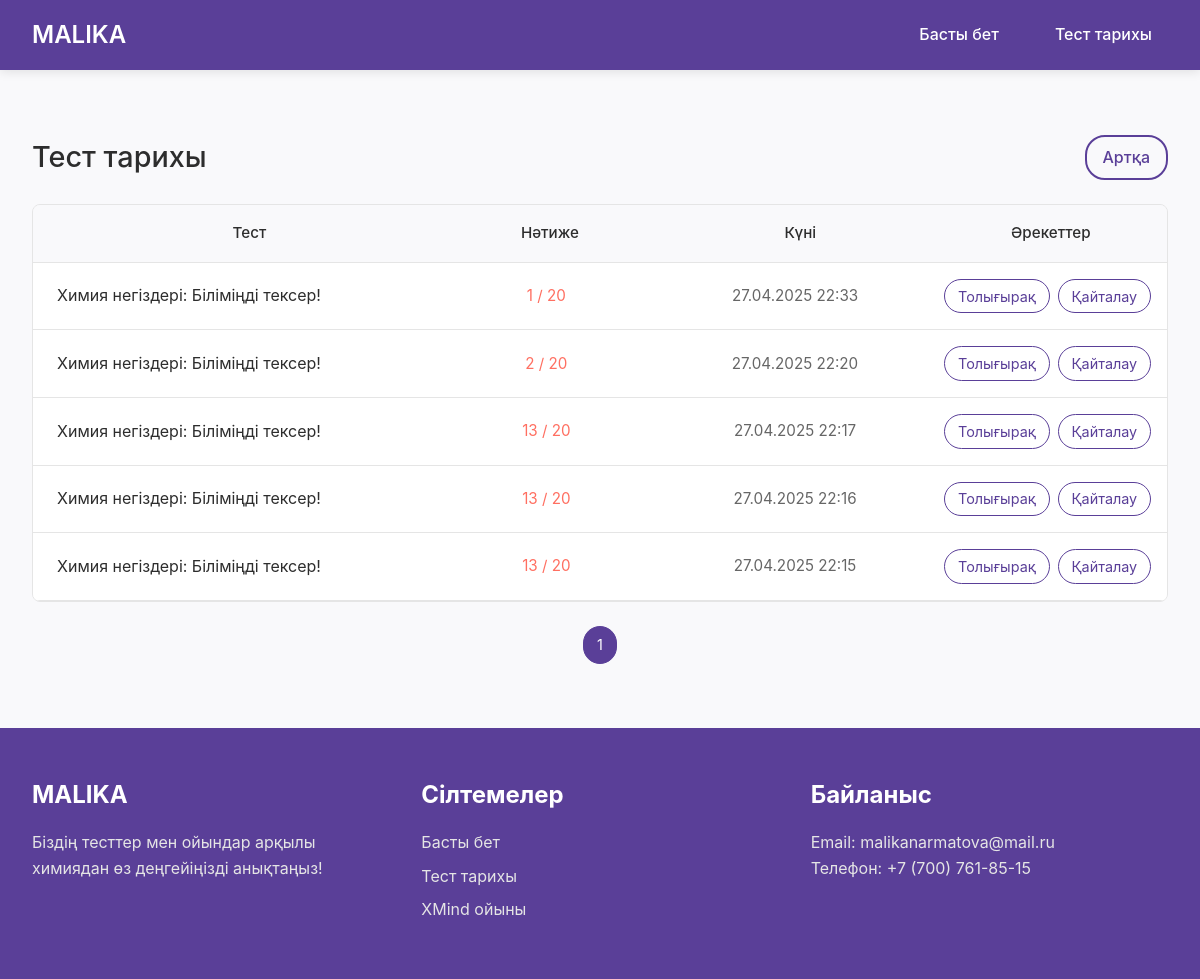
The page /history/ (signed in) on the database as committed earlier.
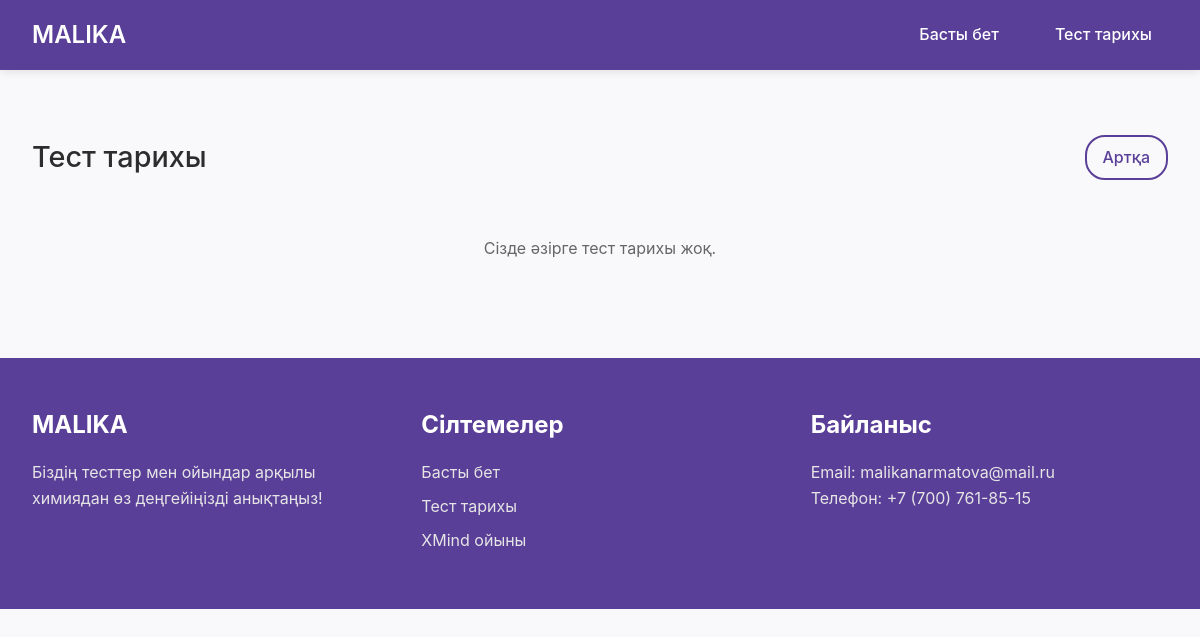
The same page on the database as committed later.
### main/models.py (models this page shows, shortened)
class History(models.Model):
    user = models.ForeignKey(User, on_delete=models.CASCADE)
    subject = models.ForeignKey(Subject, on_delete=models.CASCADE, blank=True, null=True)
    total = models.IntegerField(default=0)
    score = models.IntegerField(default=0)
    created_at = models.DateTimeField(auto_now_add=True)

class Subject(models.Model):
    name = models.CharField(max_length=200)

### main/views.py (the view)
# urls.py: path('history/', views.history, name='history'),
def history(request):
    history = History.objects.filter(user=request.user).order_by('-created_at')
    paginator = Paginator(history, 5)  # Пагинация: 5 записей на страницу
    page_number = request.GET.get('page')
    page_obj = paginator.get_page(page_number)
    return render(request, 'history.html', {'page_obj': page_obj})

### main/templates/history.html (shortened to what this page needs)
{% extends 'base.html' %}
{% block content %}
<section class="history-section">
    <div class="history-header">
        <h2>Тест тарихы</h2>
        <a href="{% url 'tests' %}" class="back-btn">Артқа</a>
    </div>
    <div class="history-container">
        {% if page_obj %}
            <div class="history-table">
                <div class="history-table-header">
                    <span>Тест</span>
                    <span>Нәтиже</span>
                    <span>Күні</span>
                    <span>Әрекеттер</span>
                </div>
                {% for history in page_obj %}
                    <div class="history-item">
                        <span class="history-subject">{{ history.subject.name }}</span>
                        <span class="history-score">{{ history.score }} / {{ history.total }}</span>
                        <span class="history-date">{{ history.created_at|date:"d.m.Y H:i" }}</span>
                        <span class="history-action">
                            <a href="{% url 'test-detail' history.id %}">Толығырақ</a>
                            <a href="{% url 'test-view' history.subject.id %}">Қайталау</a>
                        </span>
                    </div>
                {% endfor %}
            </div>
            <div class="pagination">
                {% for num in page_obj.paginator.page_range %}
                    <a href="?page={{ num }}" class="{% if page_obj.number == num %}active{% endif %}">{{ num }}</a>
                {% endfor %}
            </div>
        {% else %}
            <p class="no-history">Сізде әзірге тест тарихы жоқ.</p>
        {% endif %}
    </div>
</section>
{% endblock %}

### main/templates/base.html (shortened to what this page needs)
{% load static %}
<!DOCTYPE html>
<html lang="kk">
<head>
    <link rel="stylesheet" href="{% static 'main/css/style.css' %}">
</head>
<body>
    <header class="site-header">
        <div class="header-content">
            <h1>MALIKA</h1>
            <nav class="header-nav">
                <ul class="nav-links" id="nav-links">
                    <li><a href="{% url 'tests' %}">Басты бет</a></li>
                    <li><a href="{% url 'history' %}">Тест тарихы</a></li>
                </ul>
            </nav>
        </div>
    </header>
    {% block content %}
    {% endblock %}
    <footer class="site-footer">
        <div class="footer-content">
            <div class="footer-section">
                <h3>MALIKA</h3>
                <p>Біздің тесттер мен ойындар арқылы химиядан өз деңгейіңізді анықтаңыз!</p>
            </div>
            <div class="footer-section">
                <h3>Сілтемелер</h3>
                <ul>
                    <li><a href="{% url 'tests' %}">Басты бет</a></li>
                    <li><a href="{% url 'history' %}">Тест тарихы</a></li>
                    <li><a href="{% url 'chemistry-xmind-game' %}">XMind ойыны</a></li>
                </ul>
            </div>
            <div class="footer-section">
                <h3>Байланыс</h3>
                <p>Email: malikanarmatova@mail.ru</p>
                <p>Телефон: +7 (700) 761-85-15</p>
            </div>
        </div>
    </footer>
</body>
</html>

### main/static/main/css/style.css (style rules this page uses)
* { margin: 0; padding: 0; box-sizing: border-box; }
body { font-family: 'Inter', sans-serif; background-color: #F9F9FB; color: #2D2D2D; line-height: 1.6; overflow-x: hidden; scroll-behavior: smooth; }
.site-header { background-color: #5A3F98; padding: 1rem 2rem; color: #FFFFFF; position: sticky; top: 0; z-index: 100; box-shadow: 0 2px 10px rgba(0, 0, 0, 0.1); }
.header-content { display: flex; justify-content: space-between; align-items: center; max-width: 1200px; margin: 0 auto; }
.header-content h1 { font-size: clamp(1.2rem, 2.5vw, 1.5rem); font-weight: 600; opacity: 0; animation: fadeIn 0.8s ease forwards; }
.header-nav { display: flex; align-items: center; }
.nav-links { display: flex; gap: 1.5rem; list-style: none; position: relative; }
.nav-links li a { color: #FFFFFF; text-decoration: none; font-size: clamp(0.9rem, 2vw, 1rem); font-weight: 500; padding: 0.5rem 1rem; border-radius: 20px; transition: color 0.3s ease; position: relative; }
.nav-links li a::after { content: ''; position: absolute; width: 0; height: 2px; background: #FF6F61; bottom: 0; left: 50%; transform: translateX(-50%); transition: width 0.3s ease; }
.history-section { max-width: 1200px; margin: 2rem auto; padding: 2rem; }
.history-header { display: flex; justify-content: space-between; align-items: center; margin-bottom: 1.5rem; }
.history-header h2 { font-size: 1.8rem; font-weight: 500; color: #2D2D2D; }
.back-btn { color: #5A3F98; text-decoration: none; font-size: 1rem; font-weight: 500; padding: 0.5rem 1rem; border: 2px solid #5A3F98; border-radius: 20px; transition: all 0.3s ease; animation: pulse 2s infinite ease-in-out; }
.history-container { max-width: 100%; }
.no-history { text-align: center; font-size: 1rem; color: #666666; padding: 2rem; }
.site-footer { background-color: #5A3F98; color: #FFFFFF; padding: 3rem 2rem; }
.footer-content { max-width: 1200px; margin: 0 auto; display: grid; grid-template-columns: repeat(auto-fit, minmax(250px, 1fr)); gap: 2rem; }
.footer-section h3 { font-size: 1.5rem; margin-bottom: 1rem; color: #FFFFFF; }
.footer-section p { font-size: 1rem; color: #E5E5E5; }
.footer-section ul { list-style: none; }
.footer-section ul li { margin-bottom: 0.5rem; }
.footer-section ul li a { color: #E5E5E5; text-decoration: none; transition: color 0.3s ease; }

Rows that differ between the two databases and show on the page:
removed History: subject.name "Химия негіздері: Біліміңді тексер!", score "1", total "20", created_at "27.04.2025 22:33"
removed History: subject.name "Химия негіздері: Біліміңді тексер!", score "2", total "20", created_at "27.04.2025 22:20"
removed History: subject.name "Химия негіздері: Біліміңді тексер!", score "13", total "20", created_at "27.04.2025 22:17"
removed History: subject.name "Химия негіздері: Біліміңді тексер!", score "13", total "20", created_at "27.04.2025 22:16"
removed History: subject.name "Химия негіздері: Біліміңді тексер!", score "13", total "20", created_at "27.04.2025 22:15"
Other text that changed with them:
text no longer shown: "Тест Нәтиже Күні Әрекеттер"
text now shown: "Сізде әзірге тест тарихы жоқ."
list line gone: "1"
